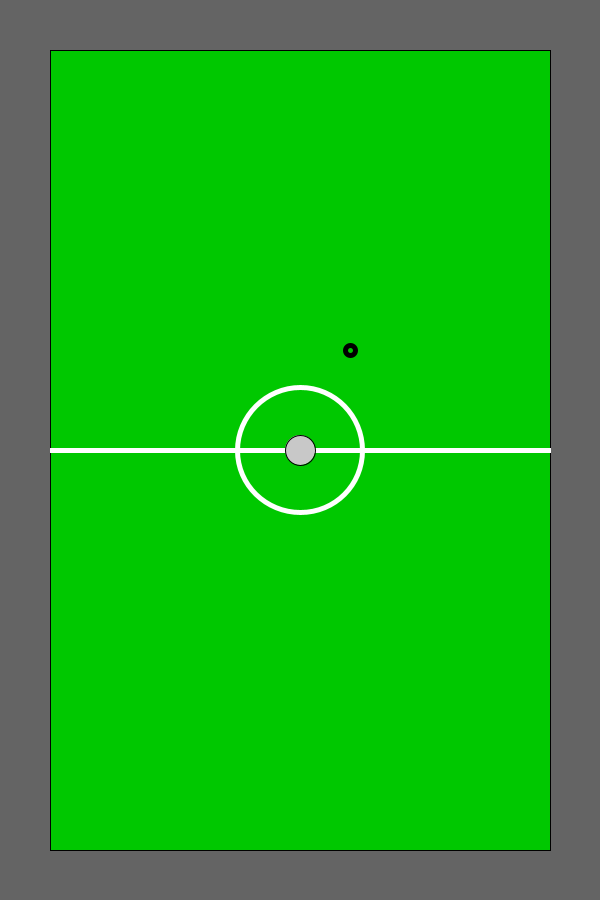
Frame 1 (no input)
Frame 60 (the mouse pressed at the canvas centre just before this capture): identical to frame 1, image omitted
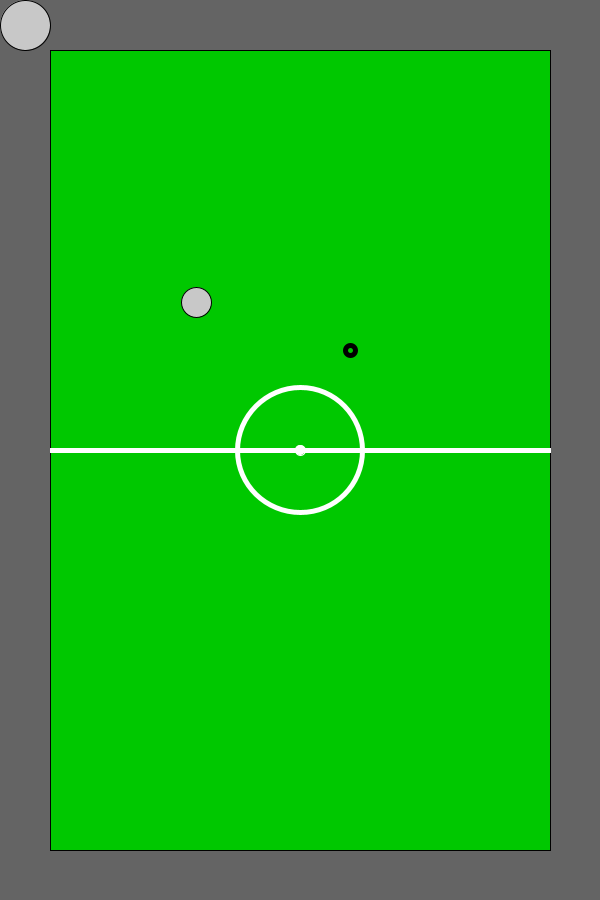
Frame 120 (the mouse held since frame 60 and released just before this capture)

The Processing sketch that drew these frames (run headless with seeded random() and noise(); from frame 60 on, the mouse is pressed at the canvas centre):

// Processing sketch: jukka_futis
// ── jukka_futis.pde
int BOARD_WIDTH, BOARD_HEIGHT;
final int BORDER = 50;
final int BALL_RADIUS = 15;
final float MOVING_BOUNDARY = 0.2;
final float SLOWING_COEFFICIENT = 0.995;
final int ITERATIONS = 5;
final int NAIL_RADIUS = 5;

PGraphics pitch;

boolean ball_moving = false;
boolean player1_turn = true;


ArrayList<Nail> nails = new ArrayList<Nail>();

float ball_x, ball_y, ball_vx, ball_vy;

void setup() {
  size(600, 900);
  //fullScreen();
  BOARD_WIDTH = width - 2*BORDER;
  BOARD_HEIGHT = height - 2*BORDER;
  init_pitch(BOARD_WIDTH, BOARD_HEIGHT);
  init_ball();
}

void draw() {
  background(100);
  if (abs(ball_vx)<MOVING_BOUNDARY && abs(ball_vy)<MOVING_BOUNDARY) {
    ball_moving = false;
    ball_vx = 0;
    ball_vy = 0;
  }
  if (ball_moving) {
    ellipse(25, 25, 50, 50);
  }

  if (!ball_moving && abs(mouseY - ball_y) <= BALL_RADIUS && abs(mouseX - ball_x) <= BALL_RADIUS) {
    kick_ball();
  }
  image(pitch, BORDER, BORDER);
  fill(200);
  ellipse(ball_x, ball_y, 30, 30);
  for (int n = 0; n < ITERATIONS; ++n) {
    ball_x += ball_vx/float(ITERATIONS);
    ball_vx = ball_vx*SLOWING_COEFFICIENT;
    ball_y += ball_vy/float(ITERATIONS);
    ball_vy = ball_vy*SLOWING_COEFFICIENT;
    if (ball_y >= height-BALL_RADIUS-BORDER || ball_y <= BALL_RADIUS+BORDER) {
      ball_vy = -ball_vy;
    }
    if (ball_x >= width-BALL_RADIUS-BORDER || ball_x <= BALL_RADIUS+BORDER) {
      ball_vx = -ball_vx;
    }
    for (int i = 0; i < nails.size(); ++i) {
      nails.get(i).hit();
    }
  }

}

void init_pitch(int board_width, int board_height) {
  new Nail(300, 300);
  pitch = createGraphics(board_width+1, board_height+1);
  pitch.beginDraw();
  //pitch.strokeWeight(100);
  pitch.fill(0, 200, 0);
  pitch.rect(0, 0, board_width, board_height);
  pitch.stroke(255);

  pitch.fill(255);
  pitch.ellipse(board_width/2, board_height/2, 10, 10);
  pitch.noFill();
  pitch.strokeWeight(5);
  pitch.line(0, board_height/2, board_width, board_height/2); // Middle line
  pitch.ellipse(board_width/2, board_height/2, board_width/4, board_width/4);

  for (int i = 0; i < nails.size(); ++i) {
    nails.get(i).draw(pitch);
  }

  pitch.endDraw();

}

void init_ball() {
  ball_x = width/2;
  ball_y = height/2;
  ball_vx = 0;
  ball_vy = 0;
}

void kick_ball() {
  if (pmouseX != mouseX || pmouseY != mouseY) {
    ball_moving = true;
    ball_vx = mouseX-pmouseX;
    ball_vy = mouseY-pmouseY;
  }
}

void keyPressed() {
  kick_ball();
}

public class Nail {
  float x, y;

  public Nail (float x, float y) {
      this.x = x;
      this.y = y;
      nails.add(this);
  }

  public void draw(PGraphics pitch) {
    pitch.stroke(0);
    pitch.ellipse(x, y, NAIL_RADIUS*2, NAIL_RADIUS*2);
  }

  public boolean hit() {
    float dist = distance_to_ball(x, y);
    println(dist);
    if (dist < BALL_RADIUS) {
        float ball_speed = sqrt(sq(ball_vx)+sq(ball_vy));
        float x_dir = (x - ball_x)/sqrt(sq(ball_x-x)+sq(ball_y-y));
        float y_dir = (y - ball_y)/sqrt(sq(ball_x-x)+sq(ball_y-y));
        ball_vx = x_dir * ball_speed;
        ball_vy = y_dir * ball_speed;
        return true;
    }
    return false;
  }

}



public float distance_to_ball(float x, float y) {
  return dist(x, y, ball_x, ball_y);
}
